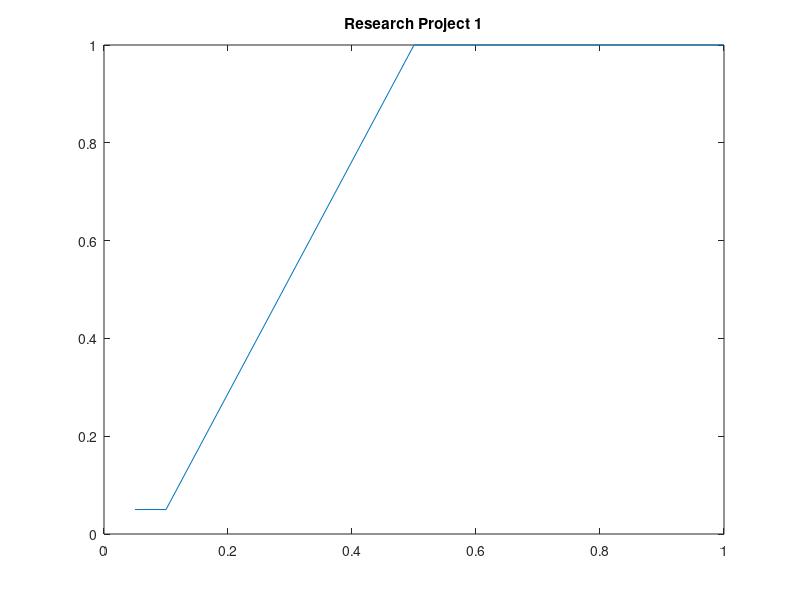

MATLAB code to generate this figure:
% researchProject1.m
% script to plot the points
% from challenge problem
dX = [0.05, 0.1, 0.5, 1];
dT = [ 0.05, 0.05, 1, 1];

plot(dX, dT);
title('Research Project 1');